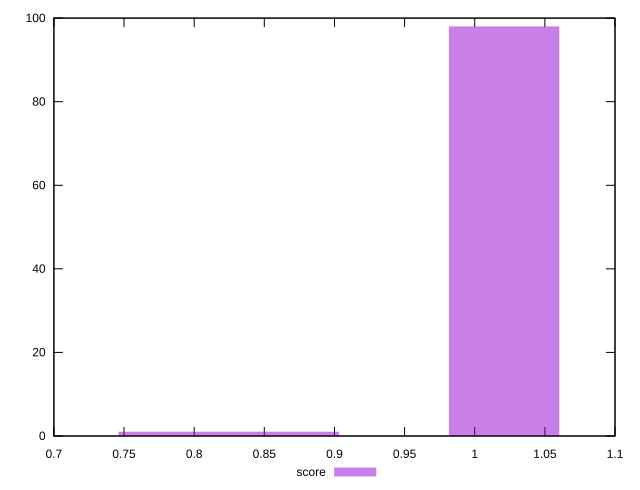

Generate this figure with gnuplot:
reset
set terminal svg size 640, 490 enhanced background rgb 'white'
set output "report_00007_2020-12-11T15:55:29.892Z/uses-rel-preconnect/samples/pages+cached/score/histogram.svg"

$score <<EOF
0.8 2
1 98
EOF

set key outside below
set boxwidth 0.1
set yrange [0:100]
set style fill transparent solid 0.5 noborder

plot \
  $score title "score" with boxes, \


reset
